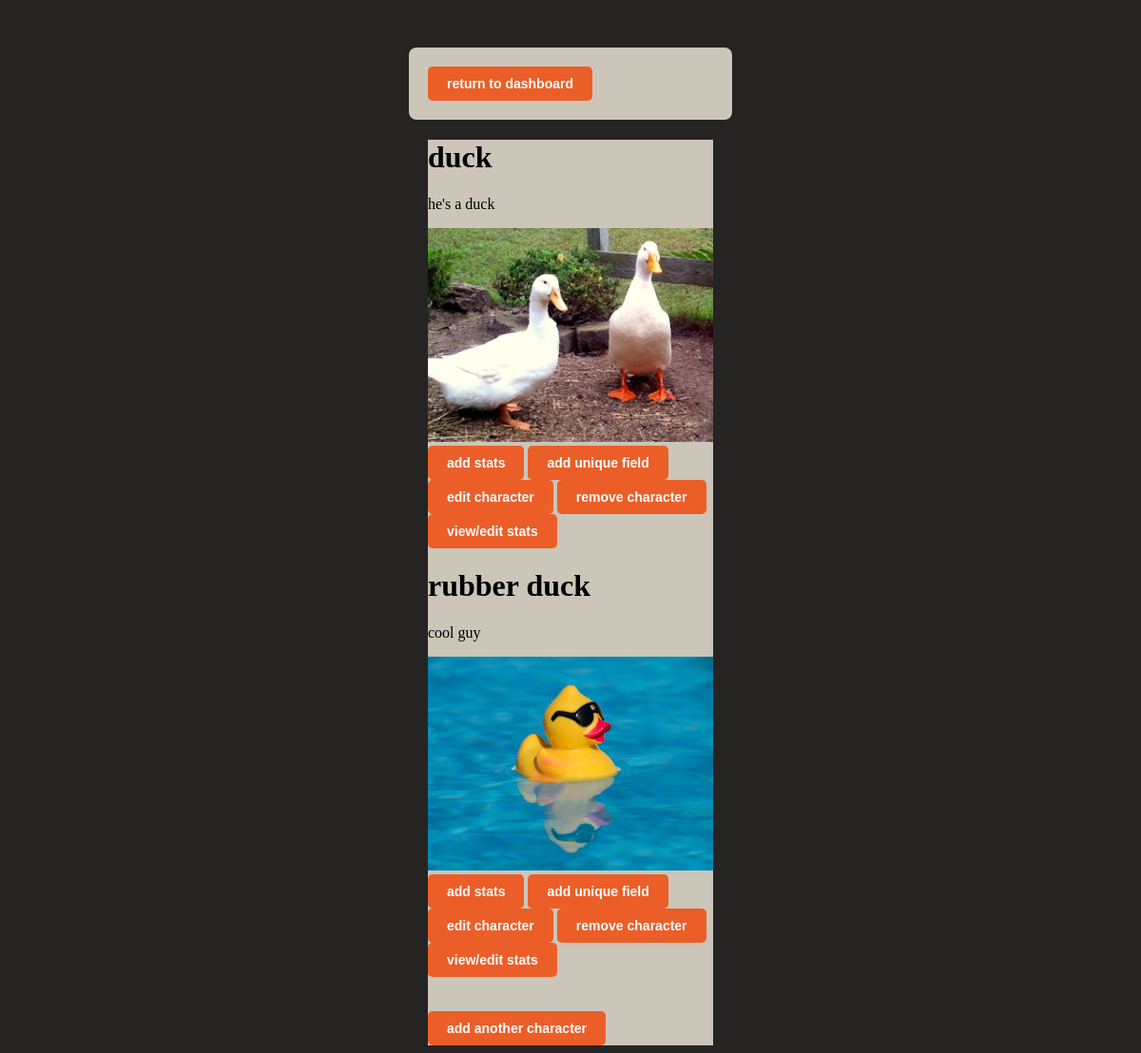
Page /characters (signed in) on the committed database.
### app.py (models this page shows)
class Character(db.Model):
    id = db.Column(db.Integer, primary_key=True)
    accountID = db.Column(db.Integer, db.ForeignKey('account.id'), nullable=False)
    playerID = db.Column(db.Integer, db.ForeignKey('player.id'), nullable=True)
    name = db.Column(db.String(80), nullable=False)
    bio = db.Column(db.String(500), nullable=True)
    image = db.Column(db.String(80), nullable=True) #file for saved img path probably

### app.py (the view)
@app.route('/characters', methods=['GET', 'POST'])
@login_required
def characters():
    characters = Character.query.filter_by(accountID=current_user.id)
    return render_template('characters.html', characters=characters)

### app.py (called while the page is built)
@login_manager.user_loader
def load_user(id):
    return Account.query.get(int(id))

### templates/characters.html (shortened to what this page needs)
<!DOCTYPE html>
<html lang="en">
<head>
</head>
<body>
    <div class="options-box">
        <div class="center-container">
            <a href="/dashboard"><button class="button">return to dashboard</button></a>
        </div>
    </div>
    <div class="characterCard">
        {% for character in characters %}
            <h1>{{ character.name }}</h1>
            <p>{{ character.bio }}</p>
            <img src="/uploads/{{character.image}}" alt="Image Preview" class="img">
            <br>
            <a href='/addstats/{{ character.id }}'><button class="button">add stats</button></a>
            <a href='/adduniquefield/{{ character.id }}'><button class="button">add unique field</button></a>
            <br>
            <a href='/editcharacter/{{character.id}}'><button class = "button" > edit character</button></a>
            <a href='/removecharacter/{{ character.id }}'><button class="button">remove character</button></a> <br>
            <a href='/viewstats/{{ character.id }}'><button class="button">view/edit stats</button></a>
        {% endfor %}
            <br>
            <br>
            <br><a href="/addcharacter"><button class="button">add another character</button></a>
    </div>
</body>
</html>

### templates/characters.html (style rules this page uses)
body { background-color: #252422; }
.img { width: 300px; }
.options-box { width: 300px; margin: 50px auto 0 auto; padding: 20px; background-color: #CCC5B9; border-radius: 8px; box-shadow: 0 0 10px rgba(0, 0, 0, 0.1); }
.button { background-color: #EB5E28; color: #fff; font-weight: bold; padding: 10px 20px; border: none; border-radius: 5px; cursor: pointer; font-size: 14px; transition: background-color 0.3s, color 0.3s; }
.characterCard { max-width: fit-content; margin-left: auto; margin-right: auto; background-color: #CCC5B9; }

### rows in the picture
Character: name "duck", bio "he's a duck", image (picture)
Character: name "rubber duck", bio "cool guy", image (picture)
